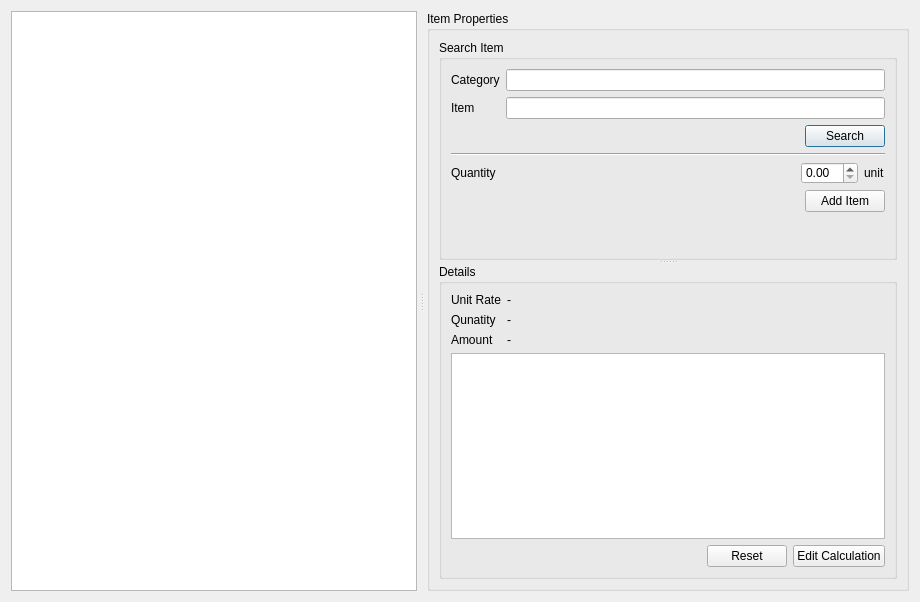
<?xml version="1.0" encoding="UTF-8"?>
<ui version="4.0">
 <class>WorkSheetWidget</class>
 <widget class="QDialog" name="WorkSheetWidget">
  <property name="geometry">
   <rect>
    <x>0</x>
    <y>0</y>
    <width>920</width>
    <height>602</height>
   </rect>
  </property>
  <property name="baseSize">
   <size>
    <width>11</width>
    <height>12</height>
   </size>
  </property>
  <property name="windowTitle">
   <string>Dialog</string>
  </property>
  <layout class="QVBoxLayout" name="verticalLayout_4">
   <item>
    <widget class="QSplitter" name="splitter">
     <property name="sizePolicy">
      <sizepolicy hsizetype="Expanding" vsizetype="Preferred">
       <horstretch>0</horstretch>
       <verstretch>0</verstretch>
      </sizepolicy>
     </property>
     <property name="orientation">
      <enum>Qt::Horizontal</enum>
     </property>
     <property name="handleWidth">
      <number>10</number>
     </property>
     <widget class="QTableView" name="tableView">
      <property name="enabled">
       <bool>true</bool>
      </property>
      <property name="sizePolicy">
       <sizepolicy hsizetype="Maximum" vsizetype="Expanding">
        <horstretch>0</horstretch>
        <verstretch>0</verstretch>
       </sizepolicy>
      </property>
     </widget>
     <widget class="QGroupBox" name="groupBox">
      <property name="maximumSize">
       <size>
        <width>16777215</width>
        <height>16777215</height>
       </size>
      </property>
      <property name="title">
       <string>Item Properties</string>
      </property>
      <layout class="QVBoxLayout" name="verticalLayout_3">
       <item>
        <widget class="QSplitter" name="splitter_2">
         <property name="orientation">
          <enum>Qt::Vertical</enum>
         </property>
         <widget class="QGroupBox" name="groupBox_2">
          <property name="styleSheet">
           <string notr="true">border-color: qlineargradient(spread:pad, x1:0, y1:0, x2:1, y2:0, stop:0 rgba(0, 0, 0, 255), stop:1 rgba(255, 255, 255, 255));</string>
          </property>
          <property name="title">
           <string>Search Item</string>
          </property>
          <layout class="QVBoxLayout" name="verticalLayout_5">
           <item>
            <layout class="QVBoxLayout" name="verticalLayout_2">
             <item>
              <layout class="QFormLayout" name="formLayout_2">
               <property name="fieldGrowthPolicy">
                <enum>QFormLayout::AllNonFixedFieldsGrow</enum>
               </property>
               <item row="0" column="0">
                <widget class="QLabel" name="label">
                 <property name="text">
                  <string>Category</string>
                 </property>
                </widget>
               </item>
               <item row="0" column="1">
                <widget class="QLineEdit" name="categoryEdit"/>
               </item>
               <item row="1" column="0">
                <widget class="QLabel" name="label_2">
                 <property name="text">
                  <string>Item</string>
                 </property>
                </widget>
               </item>
               <item row="1" column="1">
                <widget class="QLineEdit" name="ItemEdit"/>
               </item>
               <item row="2" column="0" colspan="2">
                <layout class="QHBoxLayout" name="horizontalLayout">
                 <item>
                  <spacer name="horizontalSpacer">
                   <property name="orientation">
                    <enum>Qt::Horizontal</enum>
                   </property>
                   <property name="sizeHint" stdset="0">
                    <size>
                     <width>40</width>
                     <height>20</height>
                    </size>
                   </property>
                  </spacer>
                 </item>
                 <item>
                  <widget class="QPushButton" name="pushButton">
                   <property name="text">
                    <string>Search</string>
                   </property>
                  </widget>
                 </item>
                </layout>
               </item>
              </layout>
             </item>
             <item>
              <widget class="Line" name="line">
               <property name="orientation">
                <enum>Qt::Horizontal</enum>
               </property>
              </widget>
             </item>
             <item>
              <layout class="QHBoxLayout" name="horizontalLayout_4">
               <item>
                <widget class="QLabel" name="label_6">
                 <property name="text">
                  <string>Quantity</string>
                 </property>
                </widget>
               </item>
               <item>
                <layout class="QHBoxLayout" name="horizontalLayout_2">
                 <item>
                  <spacer name="horizontalSpacer_4">
                   <property name="orientation">
                    <enum>Qt::Horizontal</enum>
                   </property>
                   <property name="sizeHint" stdset="0">
                    <size>
                     <width>40</width>
                     <height>20</height>
                    </size>
                   </property>
                  </spacer>
                 </item>
                 <item>
                  <widget class="QDoubleSpinBox" name="quantitySpinBox"/>
                 </item>
                 <item>
                  <widget class="QLabel" name="label_7">
                   <property name="text">
                    <string>unit</string>
                   </property>
                  </widget>
                 </item>
                </layout>
               </item>
              </layout>
             </item>
             <item>
              <layout class="QHBoxLayout" name="horizontalLayout_3">
               <item>
                <spacer name="horizontalSpacer_2">
                 <property name="orientation">
                  <enum>Qt::Horizontal</enum>
                 </property>
                 <property name="sizeHint" stdset="0">
                  <size>
                   <width>40</width>
                   <height>20</height>
                  </size>
                 </property>
                </spacer>
               </item>
               <item>
                <widget class="QPushButton" name="addItemButton">
                 <property name="text">
                  <string>Add Item</string>
                 </property>
                </widget>
               </item>
              </layout>
             </item>
            </layout>
           </item>
           <item>
            <spacer name="verticalSpacer">
             <property name="orientation">
              <enum>Qt::Vertical</enum>
             </property>
             <property name="sizeHint" stdset="0">
              <size>
               <width>20</width>
               <height>40</height>
              </size>
             </property>
            </spacer>
           </item>
          </layout>
         </widget>
         <widget class="QGroupBox" name="groupBox_3">
          <property name="title">
           <string>Details</string>
          </property>
          <layout class="QVBoxLayout" name="verticalLayout">
           <item>
            <layout class="QFormLayout" name="formLayout">
             <item row="0" column="0">
              <widget class="QLabel" name="label_3">
               <property name="text">
                <string>Unit Rate</string>
               </property>
              </widget>
             </item>
             <item row="0" column="1">
              <widget class="QLabel" name="rate_value">
               <property name="text">
                <string>-</string>
               </property>
              </widget>
             </item>
             <item row="1" column="0">
              <widget class="QLabel" name="label_8">
               <property name="text">
                <string>Qunatity</string>
               </property>
              </widget>
             </item>
             <item row="1" column="1">
              <widget class="QLabel" name="quantity_value">
               <property name="text">
                <string>-</string>
               </property>
              </widget>
             </item>
             <item row="2" column="0">
              <widget class="QLabel" name="label_5">
               <property name="text">
                <string>Amount</string>
               </property>
              </widget>
             </item>
             <item row="2" column="1">
              <widget class="QLabel" name="amount_value">
               <property name="text">
                <string>-</string>
               </property>
              </widget>
             </item>
            </layout>
           </item>
           <item>
            <widget class="QTableWidget" name="tableWidget_2"/>
           </item>
           <item>
            <layout class="QHBoxLayout" name="horizontalLayout_5">
             <item>
              <spacer name="horizontalSpacer_3">
               <property name="orientation">
                <enum>Qt::Horizontal</enum>
               </property>
               <property name="sizeHint" stdset="0">
                <size>
                 <width>40</width>
                 <height>20</height>
                </size>
               </property>
              </spacer>
             </item>
             <item>
              <widget class="QPushButton" name="reset_Button">
               <property name="text">
                <string>Reset</string>
               </property>
              </widget>
             </item>
             <item>
              <widget class="QPushButton" name="pushButton_3">
               <property name="text">
                <string>Edit Calculation</string>
               </property>
              </widget>
             </item>
            </layout>
           </item>
          </layout>
         </widget>
        </widget>
       </item>
      </layout>
     </widget>
    </widget>
   </item>
  </layout>
 </widget>
 <resources/>
 <connections/>
</ui>
